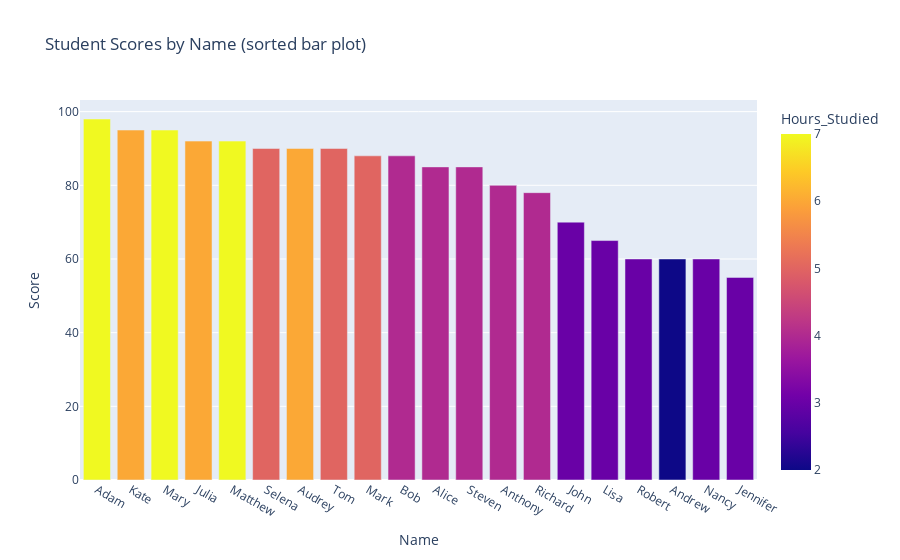

The code cell stored with this chart in its notebook:
### Code cell
# Customizing bar colors and adding hover information on sorted data
fig = px.bar(df_sorted, x='Name', y='Score', title='Student Scores by Name (sorted bar plot)',
             color='Hours_Studied', hover_name='Name')
fig.show()

### Figure 1 — Plotly figure (JSON) as saved in the notebook; plotly's stock layout.template omitted (floating-point values rounded to 4 significant figures)
{"data": [{"alignmentgroup": "True", "hovertemplate": "<b>%{hovertext}</b><br><br>Name=%{x}<br>Score=%{y}<br>Hours_Studied=%{marker.color}<extra></extra>", "hovertext": ["Adam", "Kate", "Mary", "Julia", "Matthew", "Selena", "Audrey", "Tom", "Mark", "Bob", "Alice", "Steven", "Anthony", "Richard", "John", "Lisa", "Robert", "Andrew", "Nancy", "Jennifer"], "legendgroup": "", "marker": {"color": [7, 6, 7, 6, 7, 5, 6, 5, 5, 4, 4, 4, 4, 4, 3, 3, 3, 2, 3, 3], "coloraxis": "coloraxis", "pattern": {"shape": ""}}, "name": "", "offsetgroup": "", "orientation": "v", "showlegend": false, "textposition": "auto", "x": ["Adam", "Kate", "Mary", "Julia", "Matthew", "Selena", "Audrey", "Tom", "Mark", "Bob", "Alice", "Steven", "Anthony", "Richard", "John", "Lisa", "Robert", "Andrew", "Nancy", "Jennifer"], "xaxis": "x", "y": [98, 95, 95, 92, 92, 90, 90, 90, 88, 88, 85, 85, 80, 78, 70, 65, 60, 60, 60, 55], "yaxis": "y", "type": "bar"}], "layout": {"xaxis": {"anchor": "y", "domain": [0.0, 1.0], "title": {"text": "Name"}}, "yaxis": {"anchor": "x", "domain": [0.0, 1.0], "title": {"text": "Score"}}, "coloraxis": {"colorbar": {"title": {"text": "Hours_Studied"}}, "colorscale": [[0.0, "#0d0887"], [0.1111, "#46039f"], [0.2222, "#7201a8"], [0.3333, "#9c179e"], [0.4444, "#bd3786"], [0.5556, "#d8576b"], [0.6667, "#ed7953"], [0.7778, "#fb9f3a"], [0.8889, "#fdca26"], [1.0, "#f0f921"]]}, "legend": {"tracegroupgap": 0}, "title": {"text": "Student Scores by Name (sorted bar plot)"}, "barmode": "relative"}}
